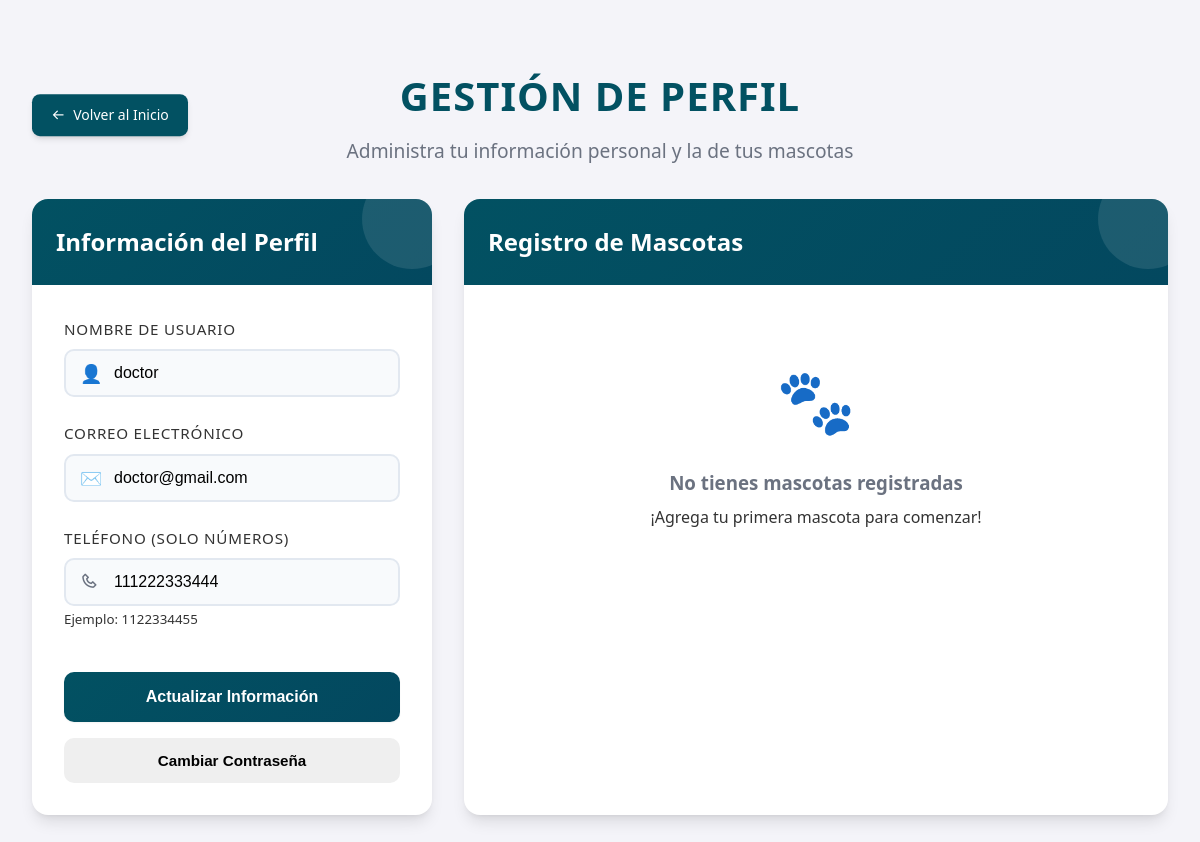
The page /gestion_perfil.php (signed in) on the database as committed earlier.
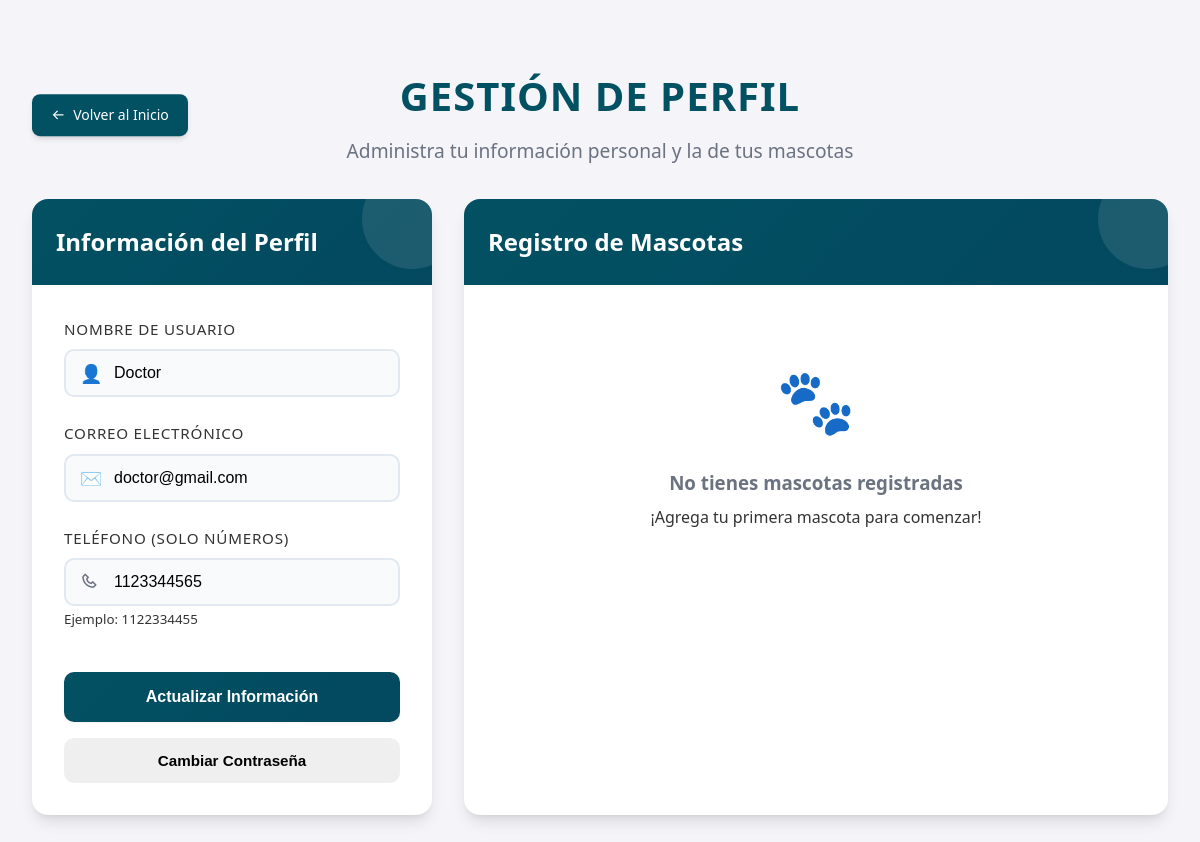
The same page on the database as committed later.
### tables this page shows
CREATE TABLE `user` (
  `id` int(11) NOT NULL,
  `nombre_usuario` varchar(50) NOT NULL,
  `correo_electronico` varchar(100) NOT NULL,
  `contrasena` varchar(255) NOT NULL,
  `rol` enum('cliente','admin','doctor') DEFAULT 'cliente',
  `telefono` varchar(20) DEFAULT NULL,
  `dni` varchar(20) DEFAULT NULL,
  `apellido` varchar(50) DEFAULT NULL
);

### gestion_perfil.php (the view, shortened to what this page needs)
<?php
$user_id = $_SESSION['user_id'];
try {
    $conn = new PDO("mysql:host=localhost;dbname=veterinaria", "root", "");
    $conn->setAttribute(PDO::ATTR_ERRMODE, PDO::ERRMODE_EXCEPTION);
    $query = "SELECT nombre_usuario, correo_electronico, telefono FROM user WHERE id = :user_id";
    $stmt = $conn->prepare($query);
    $stmt->bindParam(':user_id', $user_id);
    $stmt->execute();
    $usuario = $stmt->fetch(PDO::FETCH_ASSOC);
    $query = "SELECT * FROM mascotas WHERE user_id = :user_id";
    $stmt = $conn->prepare($query);
    $stmt->bindParam(':user_id', $user_id);
    $stmt->execute();
    $mascotas = $stmt->fetchAll(PDO::FETCH_ASSOC);
    }
 catch (PDOException $e) {
    $mensaje = "Error: " . $e->getMessage();
}
?>
<!DOCTYPE html>
<html lang="es">
<head>
    <link href="https://cdn.jsdelivr.net/npm/sweetalert2@11/dist/sweetalert2.min.css" rel="stylesheet">
    <link href="https://cdn.jsdelivr.net/npm/boxicons@2.1.4/css/boxicons.min.css" rel="stylesheet">
</head>
<body>
    <div class="container">
        <div class="header">
            <a href="client_dashboard.php" class="return-link">
                <i class='bx bx-arrow-back'></i> Volver al Inicio
            </a>
            <div class="header-content">
                <h1>Gestión de Perfil</h1>
                <p>Administra tu información personal y la de tus mascotas</p>
            </div>
        </div>
        <div class="main-grid">
            <div class="card profile-card">
                <div class="card-header">
                    <h2>Información del Perfil</h2>
                </div>
                <div class="card-body">
                    <form method="POST" class="profile-form">
                        <div class="form-group">
                            <label class="form-label" for="username">Nombre de Usuario</label>
                            <div class="input-group">
                                <span class="input-icon">👤</span>
                                <input type="text" id="username" name="username" class="form-input" value="<?php echo htmlspecialchars($usuario['nombre_usuario']); ?>" required>
                            </div>
                        </div>
                        <div class="form-group">
                            <label class="form-label" for="email">Correo Electrónico</label>
                            <div class="input-group">
                                <span class="input-icon">✉️</span>
                                <input type="email" id="email" name="email" class="form-input" value="<?php echo htmlspecialchars($usuario['correo_electronico']); ?>" required>
                            </div>
                        </div>
                        <div class="form-group">
                            <label class="form-label" for="phone">Teléfono (solo números)</label>
                            <div class="input-group">
                                <span class="input-icon"><i class='bx bx-phone'></i></span>
                                <input type="tel" id="phone" name="phone" class="form-input"
                                       pattern="[0-9]{10}"
                                       title="Por favor ingresa exactamente 10 números"
                                       maxlength="10"
                                       value="<?php echo isset($usuario['telefono']) && !empty($usuario['telefono']) ? htmlspecialchars($usuario['telefono']) : ''; ?>" required>
                            </div>
                            <small class="form-text text-muted">Ejemplo: 1122334455</small>
                        </div>
                        <button type="submit" name="update_profile" class="btn btn-primary" style="width: 100%; margin-top: 1rem;">
                            Actualizar Información
                        </button>
                        <button type="button" id="showPasswordForm" class="btn btn-outline" style="width: 100%; margin-top: 1rem;">
                            Cambiar Contraseña
                        </button>
                    </form>
                </div>
            </div>
            <div class="card pets-card">
                <div class="card-header">
                    <h2>Registro de Mascotas</h2>
                </div>
                <div class="card-body">
                    <?php if (empty($mascotas)): ?>
                        <div class="no-pets" style="text-align: center; padding: 2rem;">
                            <div style="font-size: 4rem; margin-bottom: 1rem;">🐾</div>
                            <h3 style="color: var(--text-secondary); margin-bottom: 0.5rem;">No tienes mascotas registradas</h3>
                            <p style="color: var(--text-tertiary); margin-bottom: 1.5rem;">¡Agrega tu primera mascota para comenzar!</p>
                    <?php endif; ?>
                </div>
            </div>
        </div>
    </div>
</body>
</html>

Rows that differ between the two databases and show on the page:
changed user "doctor@gmail.com": username "doctor" → "Doctor"; phone "111222333444" → "1123344565"
